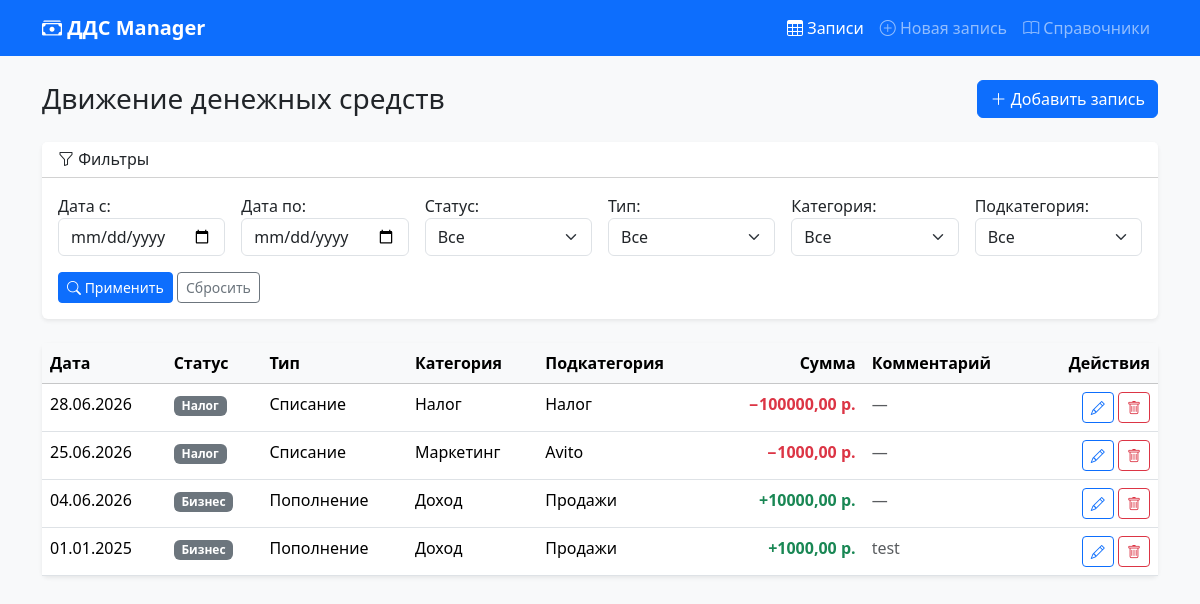
The page / on the database its author committed.
### dds/models.py (models this page shows, shortened)
class CashFlowRecord(models.Model):
    date = models.DateField('Дата', default=timezone.localdate)
    status = models.ForeignKey(
        Status,
        on_delete=models.PROTECT,
        verbose_name='Статус',
    )
    transaction_type = models.ForeignKey(
        TransactionType,
        on_delete=models.PROTECT,
        verbose_name='Тип',
        related_name='records',
    )
    category = models.ForeignKey(
        Category,
        on_delete=models.PROTECT,
        verbose_name='Категория',
        related_name='records',
    )
    subcategory = models.ForeignKey(
        Subcategory,
        on_delete=models.PROTECT,
        verbose_name='Подкатегория',
        related_name='records',
    )
    amount = models.DecimalField('Сумма', max_digits=12, decimal_places=2)
    comment = models.TextField('Комментарий', blank=True)
    created_at = models.DateTimeField(auto_now_add=True)
    updated_at = models.DateTimeField(auto_now=True)
    class Meta:
        verbose_name = 'Запись ДДС'
        verbose_name_plural = 'Записи ДДС'
        ordering = ['-date', '-id']

class Status(models.Model):
    name = models.CharField('Название', max_length=100, unique=True)
    class Meta:
        verbose_name = 'Статус'
        verbose_name_plural = 'Статусы'
        ordering = ['name']
    def __str__(self):
        return self.name

class TransactionType(models.Model):
    name = models.CharField('Название', max_length=100, unique=True)
    class Meta:
        verbose_name = 'Тип'
        verbose_name_plural = 'Типы'
        ordering = ['name']
    def __str__(self):
        return self.name

class Category(models.Model):
    name = models.CharField('Название', max_length=100)
    transaction_type = models.ForeignKey(
        TransactionType,
        on_delete=models.PROTECT,
        related_name='categories',
        verbose_name='Тип',
    )
    class Meta:
        verbose_name = 'Категория'
        verbose_name_plural = 'Категории'
        ordering = ['transaction_type__name', 'name']
        constraints = [
            models.UniqueConstraint(
                fields=['name', 'transaction_type'],
                name='unique_category_per_type',
            ),
        ]
    def __str__(self):
        return f'{self.name} ({self.transaction_type})'

class Subcategory(models.Model):
    name = models.CharField('Название', max_length=100)
    category = models.ForeignKey(
        Category,
        on_delete=models.PROTECT,
        related_name='subcategories',
        verbose_name='Категория',
    )
    class Meta:
        verbose_name = 'Подкатегория'
        verbose_name_plural = 'Подкатегории'
        ordering = ['category__name', 'name']
        constraints = [
            models.UniqueConstraint(
                fields=['name', 'category'],
                name='unique_subcategory_per_category',
            ),
        ]
    def __str__(self):
        return f'{self.name} ({self.category})'

### dds/views.py (the view, shortened to what this page needs)
# urls.py: path('', TransactionListView.as_view(), name='transaction_list'),
class TransactionListView(ListView):
    model = CashFlowRecord
    template_name = 'dds/transaction_list.html'
    context_object_name = 'records'
    paginate_by = 20
    def get_queryset(self):
        queryset = CashFlowRecord.objects.select_related(
            'status',
            'transaction_type',
            'category',
            'subcategory',
        )
        self.filter_form = CashFlowFilterForm(self.request.GET or None)
        return queryset
    def get_context_data(self, **kwargs):
        context = super().get_context_data(**kwargs)
        context['filter_form'] = self.filter_form
        query = self.request.GET.copy()
        query.pop('page', None)
        context['filter_query'] = query.urlencode()
        return context

### dds/templates/dds/transaction_list.html (shortened to what this page needs)
{% extends 'base.html' %}
{% load l10n %}
{% block content %}
<div class="d-flex justify-content-between align-items-center mb-4">
    <h1 class="h3 mb-0">Движение денежных средств</h1>
    <a href="{% url 'transaction_create' %}" class="btn btn-primary">
        <i class="bi bi-plus-lg"></i> Добавить запись
    </a>
</div>
<div class="card mb-4">
    <div class="card-header bg-white">
        <h2 class="h6 mb-0"><i class="bi bi-funnel"></i> Фильтры</h2>
    </div>
    <div class="card-body">
        <form method="get" class="row g-3">
            <div class="col-md-2">
                {{ filter_form.date_from.label_tag }}
                {{ filter_form.date_from }}
            </div>
            <div class="col-md-2">
                {{ filter_form.date_to.label_tag }}
                {{ filter_form.date_to }}
            </div>
            <div class="col-md-2">
                {{ filter_form.status.label_tag }}
                {{ filter_form.status }}
            </div>
            <div class="col-md-2">
                {{ filter_form.transaction_type.label_tag }}
                {{ filter_form.transaction_type }}
            </div>
            <div class="col-md-2">
                {{ filter_form.category.label_tag }}
                {{ filter_form.category }}
            </div>
            <div class="col-md-2">
                {{ filter_form.subcategory.label_tag }}
                {{ filter_form.subcategory }}
            </div>
            <div class="col-12">
                <button type="submit" class="btn btn-primary btn-sm">
                    <i class="bi bi-search"></i> Применить
                </button>
                <a href="{% url 'transaction_list' %}" class="btn btn-outline-secondary btn-sm">
                    Сбросить
                </a>
            </div>
        </form>
    </div>
</div>
<div class="card">
    <div class="card-body p-0">
        {% if records %}
        <div class="table-responsive">
            <table class="table table-hover mb-0">
                <thead class="table-light">
                    <tr>
                        <th>Дата</th>
                        <th>Статус</th>
                        <th>Тип</th>
                        <th>Категория</th>
                        <th>Подкатегория</th>
                        <th class="text-end">Сумма</th>
                        <th>Комментарий</th>
                        <th class="text-end">Действия</th>
                    </tr>
                </thead>
                <tbody>
                    {% for record in records %}
                    <tr>
                        <td>{{ record.date|date:"d.m.Y" }}</td>
                        <td><span class="badge bg-secondary">{{ record.status }}</span></td>
                        <td>{{ record.transaction_type }}</td>
                        <td>{{ record.category.name }}</td>
                        <td>{{ record.subcategory.name }}</td>
                        <td class="text-end">
                            {% if record.transaction_type.name == "Пополнение" %}
                                <span class="amount-positive">+{{ record.amount|floatformat:2|localize }} р.</span>
                            {% else %}
                                <span class="amount-negative">−{{ record.amount|floatformat:2|localize }} р.</span>
                            {% endif %}
                        </td>
                        <td class="text-muted">{{ record.comment|default:"—"|truncatechars:40 }}</td>
                        <td class="text-end text-nowrap">
                            <a href="{% url 'transaction_edit' record.pk %}" class="btn btn-sm btn-outline-primary">
                                <i class="bi bi-pencil"></i>
                            </a>
                            <a href="{% url 'transaction_delete' record.pk %}" class="btn btn-sm btn-outline-danger">
                                <i class="bi bi-trash"></i>
                            </a>
                        </td>
                    </tr>
                    {% endfor %}
                </tbody>
            </table>
        </div>
        {% else %}
        <div class="text-center py-5 text-muted">
            <i class="bi bi-inbox display-4"></i>
            <p class="mt-2">Записей не найдено</p>
            <a href="{% url 'transaction_create' %}" class="btn btn-primary btn-sm">Создать первую запись</a>
        </div>
        {% endif %}
    </div>
</div>
{% endblock %}

### dds/templates/base.html (style rules this page uses)
body { background-color: #f8f9fa; }
.card { border: none; box-shadow: 0 0.125rem 0.25rem rgba(0, 0, 0, 0.075); }
.table th { white-space: nowrap; }
.amount-positive { color: #198754; font-weight: 600; }
.amount-negative { color: #dc3545; font-weight: 600; }

### rows shown on the page
CashFlowRecord: date "28.06.2026", status "Налог", transaction_type "Списание", category.name "Налог", subcategory.name "Налог", amount "100000,00", comment "—"
CashFlowRecord: date "25.06.2026", status "Налог", transaction_type "Списание", category.name "Маркетинг", subcategory.name "Avito", amount "1000,00", comment "—"
CashFlowRecord: date "04.06.2026", status "Бизнес", transaction_type "Пополнение", category.name "Доход", subcategory.name "Продажи", amount "10000,00", comment "—"
CashFlowRecord: date "01.01.2025", status "Бизнес", transaction_type "Пополнение", category.name "Доход", subcategory.name "Продажи", amount "1000,00", comment "test"

### other values the page prints
{{ filter_form.date_from.label_tag }} "Дата с:"
{{ filter_form.date_to.label_tag }} "Дата по:"
{{ filter_form.status.label_tag }} "Статус:"
{{ filter_form.transaction_type.label_tag }} "Тип:"
{{ filter_form.category.label_tag }} "Категория:"
{{ filter_form.subcategory.label_tag }} "Подкатегория:"
